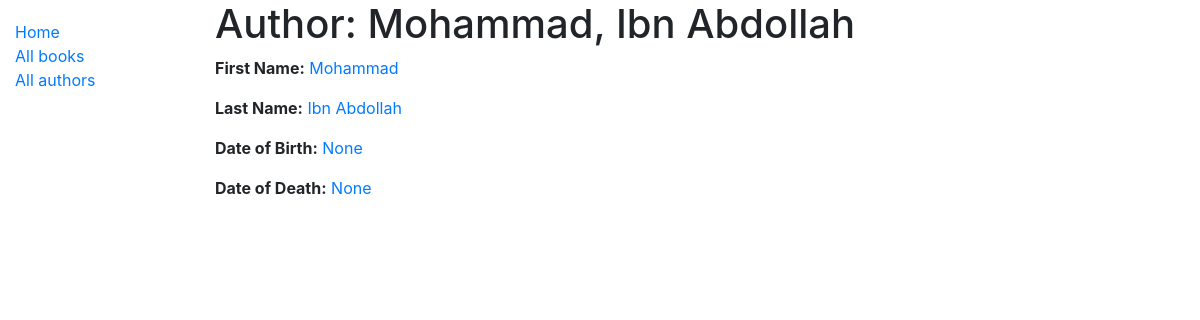
/catalog/author/2, run on the app's committed database.
### catalog/models.py (models this page shows, shortened)
class Author(models.Model):
    first_name = models.CharField(max_length=100)
    last_name = models.CharField(max_length=100)
    date_of_birth = models.DateField(null=True, blank=True)
    date_of_death = models.DateField('Died', null=True, blank=True)
    class Meta:
        ordering = ['last_name', 'first_name']

### catalog/views.py (the view)
# urls.py: path('author/<int:pk>', views.AuthorDetailView.as_view(), name='author-detail'),
class AuthorDetailView(generic.DetailView):
    model = Author

### catalog/templates/catalog/author_detail.html
{% extends "base_generic.html" %}
{% block content %}
    <h1>Author: {{ author.first_name }}, {{ author.last_name }}</h1>
    <p><strong>First Name:</strong> <a href="">{{ author.first_name }}</a></p>
    <p><strong>Last Name:</strong> <a href="">{{ author.last_name }}</a></p>
    <p><strong>Date of Birth:</strong> <a href="">{{ author.date_of_birth }}</a></p>
    <p><strong>Date of Death:</strong> <a href="">{{ author.date_of_death}}</a></p>
{% endblock %}

### data on the page
Author: first_name "Mohammad", last_name "Ibn Abdollah", date_of_birth "None", date_of_death "None"
